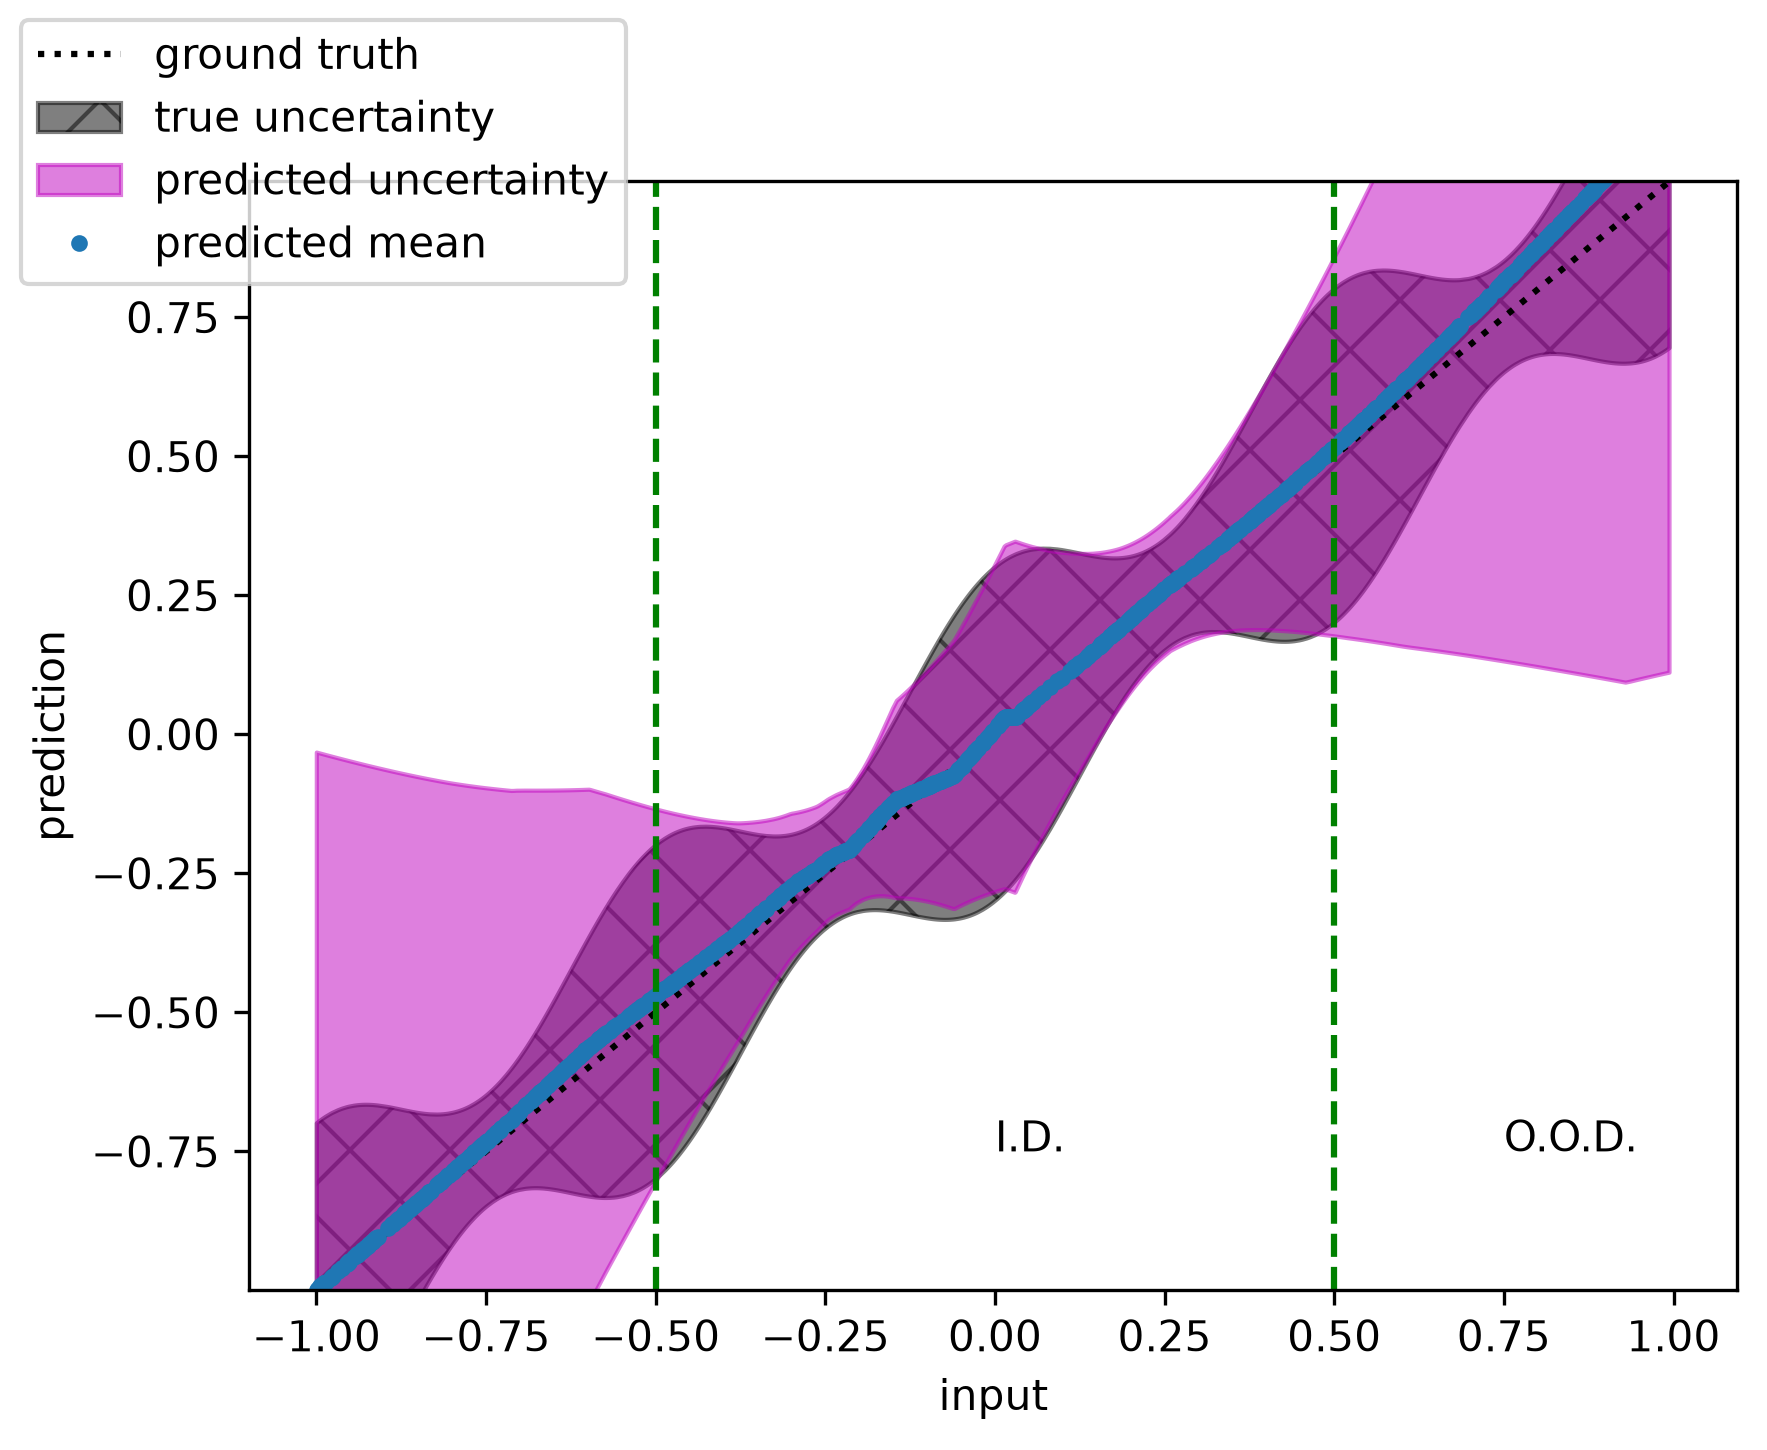

Reproduce this figure in Python.
"""Example of training a Bayesian MLP in Lightning."""

import copy
from functools import partial

import lightning as L
import matplotlib.pyplot as plt
import torch

from fastbnns.bnn import base, losses, priors, types
from fastbnns.datasets import polynomial
from fastbnns.models import lightning_wrappers, mlp
from fastbnns.simulation import generators, polynomials, observation

torch.manual_seed(1)
torch.cuda.manual_seed_all(1)

# Create a Bayesian multilayer perceptron to model a linear function y=mx+b.
hidden_features = 32
n_hidden_layers = 1
in_features = 1
out_features = 1
nn = mlp.MLP(
    in_features=in_features,
    out_features=out_features,
    n_hidden_layers=n_hidden_layers,
    hidden_features=hidden_features,
    activation=torch.nn.LeakyReLU,
)
bnn = base.BNN(nn=nn)

# Define a prior (this one applies to all parameters in the model).
prior = priors.Distribution(
    torch.distributions.Normal(loc=torch.tensor([0.0]), scale=torch.tensor([0.5]))
)

# Define a dataset.
data_generator = generators.Generator(
    simulator=polynomials.polynomial,
    simulator_kwargs={"coefficients": torch.tensor([0.0, 1.0])},
    simulator_kwargs_generator={"x": lambda: torch.rand(1) - 0.5},
)
noise_tform = observation.NoiseTransform(
    noise_fxn=observation.add_read_noise,
    noise_fxn_kwargs_generator={
        "sigma": lambda x: 0.1 + 0.2 * (torch.cos(2.0 * torch.pi * x) ** 2)
    },
)
n_data = 1024 * 5
batch_size = 128
ds_train = polynomial.Polynomial(
    data_generator=data_generator,
    dataset_length=n_data,
    transform=noise_tform,
    cache=False,  # use fresh data every epoch
)
dl_train = torch.utils.data.DataLoader(dataset=ds_train, batch_size=batch_size)
n_data_val = 1024 * 2
ds_val = polynomial.Polynomial(
    data_generator=data_generator,
    dataset_length=n_data_val,
    transform=noise_tform,
    cache=True,
)
dl_val = torch.utils.data.DataLoader(dataset=ds_val, batch_size=batch_size)

# Define optimizer and loss.
n_batches = n_data // batch_size
loss_fn = losses.ELBO(
    neg_log_likelihood=torch.nn.GaussianNLLLoss(reduction="sum"),
    kl_divergence=losses.KLDivergence(prior=prior),
    beta=1.0 / n_batches,  # see Graves 2011
)

# Prepare a Lightning module.
optimizer = partial(torch.optim.AdamW, lr=1.0e-2)
bnn_lightning = lightning_wrappers.BNNLightning(
    bnn=bnn,
    loss=loss_fn,
    optimizer=optimizer,
)

# Train.
n_epochs = 100
trainer = L.Trainer(
    max_epochs=n_epochs,
    check_val_every_n_epoch=1,
    accelerator="auto",
    devices="auto",
)
trainer.fit(model=bnn_lightning, train_dataloaders=dl_train, val_dataloaders=dl_val)

# Plot some examples.
input = []
output = []
n_examples = 1000
bnn = bnn.to("cpu")
data_generator_test = copy.deepcopy(data_generator)
data_generator_test.simulator_kwargs_generator["x"] = lambda: (
    2.0 * (torch.rand(1) - 0.5)
)
ds_test = polynomial.Polynomial(
    data_generator=data_generator_test,
    dataset_length=n_examples,
    transform=noise_tform,
    cache=True,
)
for n in range(n_examples):
    data = ds_test[n]
    input.append(data[0])
input = torch.stack(input, dim=0)
with torch.no_grad():
    output = bnn(types.MuVar(input))

x, sort_inds = torch.sort(input.cpu().squeeze())
y = output.mu.cpu().squeeze()[sort_inds]
yerr = output.var.cpu().sqrt().squeeze()[sort_inds]
y_gt = data_generator.simulator(x=x, **data_generator.simulator_kwargs)
yerr_gt = noise_tform.noise_fxn_kwargs_generator["sigma"](x)
fig, ax = plt.subplots()
ax.plot(x, y_gt, color="k", linestyle=":", label="ground truth")
ax.fill_between(
    x=x,
    y1=y_gt - yerr_gt,
    y2=y_gt + yerr_gt,
    alpha=0.5,
    color="k",
    hatch="x",
    label="true uncertainty",
)
ax.fill_between(
    x=x,
    y1=y - yerr,
    y2=y + yerr,
    alpha=0.5,
    color="m",
    label="predicted uncertainty",
)
ax.plot(x, y, marker=".", linestyle="", label="predicted mean")
ax.set_ylim((y_gt.min(), y_gt.max()))
ylim = ax.get_ylim()
ax.plot([-0.5, -0.5], ylim, "--", color="g")
ax.plot([0.5, 0.5], ylim, "--", color="g")
ax.text(0.0, -0.75, "I.D.")
ax.text(0.75, -0.75, "O.O.D.")
ax.set_xlabel("input")
ax.set_ylabel("prediction")
fig.legend(loc="upper left")
fig.savefig("mlp_lightning.png", dpi=300, bbox_inches="tight")
plt.close(fig)

print("Done")
